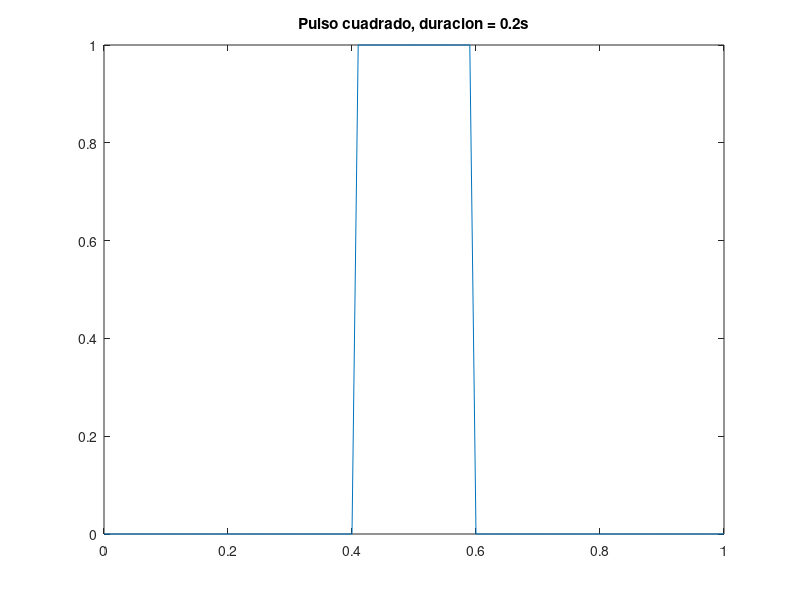

This chart was generated by the following MATLAB code: (Note: this script raises an error after producing the figure.)
%% Ejercicio 1 pregutas 1,2,3
Fs = 100; Ts = 1/Fs; t = 0:Ts:1; 
x = zeros(1,numel(t)); 
x(find( (t>0.4) & (t<0.6) )) = 1; 
figure;plot(t,x)
title('Pulso cuadrado, duracion = 0.2s');
wvtool(x)
% figure;pspectrum(x)
% figure;pwelch(x,101,30,500,'one-side','power',Fs)
% figure;pwelch(x,101,30,500,'centered','power',Fs)
%% Ejercicio 1 preguta 4
Fs = 100; Ts = 1/Fs; t = 0:Ts:1; 
x = zeros(1,numel(t));
x(find( t<0.2 )) = 1;
plot(t,x)
title('Pulso cuadrado, duracion = 0.2s');
wvtool(x)
%% Ejercicio 2
clc;clear all
format compact
Fs = 100; Ts = 1/Fs; t = 0:Ts:1; 
x = zeros(1,numel(t)); 
x(find( (t>0.2) & (t<0.4) )) = 1; 
x(find( (t>0.7) & (t<0.9) )) = 1; 
figure;plot(t,x)
title('2 pulsos cuadrados, duracion = 0.2s');
wvtool(x)
%% Ejercicio 3 
clc;clear all
format compact
Fs = 100; Ts = 1/Fs; t = 0:Ts:1; 
x = zeros(1,numel(t)); 
x(find( (t>0.2) & (t<0.4) )) = 1; 
x(find( (t>0.7) & (t<0.9) )) = -1; 
figure;plot(t,x)
title('2 pulsos cuadrados bipolares, duracion = 0.2s');
wvtool(x)
%% Ejercicio 4 pregunta 1
clc;clear all
format compact
Fs = 100; Ts = 1/Fs; t = 0:Ts:1; 
x = zeros(1,numel(t)); 
x(find( (t>0.45) & (t<0.55) )) = 1; 
figure;plot(t,x)
title('Pulso cuadrado, duracion = 0.1s');
wvtool(x)